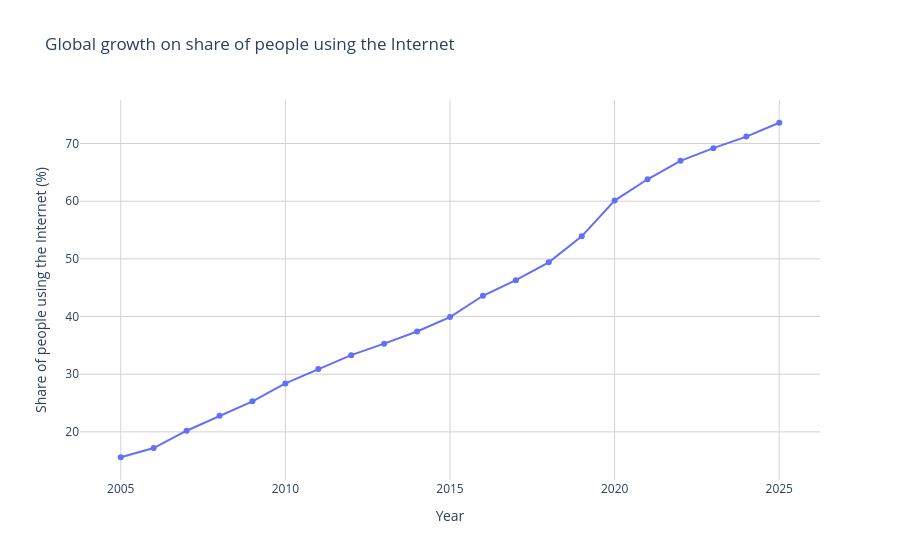

The notebook cell saved with this chart:
### Code cell
fig = px.line(
    world,
    x='Year',
    y='Share of the population using the Internet',
    title='Global growth on share of people using the Internet',
    labels={'Share of the population using the Internet': 'Share of people using the Internet (%)'},
    markers=True
)
fig.update_layout(
    xaxis=dict(showgrid=True, gridcolor='lightgrey', gridwidth=1),
    yaxis=dict(showgrid=True, gridcolor='lightgrey', gridwidth=1),
    plot_bgcolor='white'
)
fig.write_image('../visualizations/global-growth.png')
fig.show()

### Figure 1 — Plotly figure (JSON) as saved in the notebook; plotly's stock layout.template omitted (floating-point values rounded to 4 significant figures)
{"data": [{"hovertemplate": "Year=%{x}<br>Share of people using the Internet (%)=%{y}<extra></extra>", "legendgroup": "", "line": {"color": "#636efa", "dash": "solid"}, "marker": {"symbol": "circle"}, "mode": "lines+markers", "name": "", "orientation": "v", "showlegend": false, "type": "scatter", "x": [2005, 2006, 2007, 2008, 2009, 2010, 2011, 2012, 2013, 2014, 2015, 2016, 2017, 2018, 2019, 2020, 2021, 2022, 2023, 2024, 2025], "xaxis": "x", "y": [15.6, 17.2, 20.2, 22.8, 25.3, 28.4, 30.9, 33.3, 35.3, 37.4, 39.9, 43.6, 46.3, 49.4, 53.9, 60.1, 63.8, 67.0, 69.2, 71.2, 73.6], "yaxis": "y"}], "layout": {"legend": {"tracegroupgap": 0}, "plot_bgcolor": "white", "title": {"text": "Global growth on share of people using the Internet"}, "xaxis": {"anchor": "y", "domain": [0, 1], "gridcolor": "lightgrey", "gridwidth": 1, "showgrid": true, "title": {"text": "Year"}}, "yaxis": {"anchor": "x", "domain": [0, 1], "gridcolor": "lightgrey", "gridwidth": 1, "showgrid": true, "title": {"text": "Share of people using the Internet (%)"}}}}
